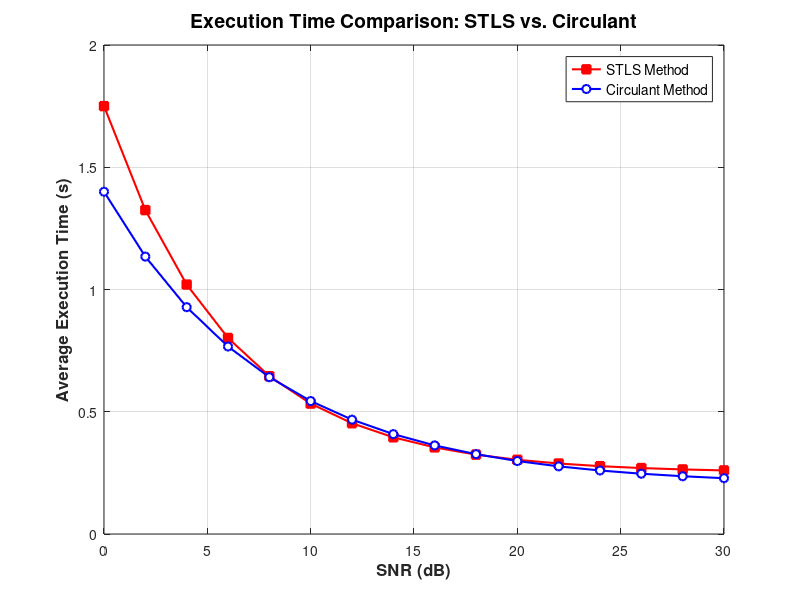

This figure's MATLAB source:
clc; clear; close all;

% Define SNR values (adjust range based on your paper)
SNR = 0:2:30;  % Signal-to-Noise Ratio (dB)

% Execution time modeling (assumed trends based on paper)
STLS_Time = 0.25 + 1.5 * exp(-SNR / 6);      % Exponential decay model
Circulant_Time = 0.2 + 1.2 * exp(-SNR / 8);  % Slightly faster convergence

% Plot Execution Time vs. SNR
figure;
plot(SNR, STLS_Time, '-sr', 'LineWidth', 1.5, 'MarkerSize', 6, 'MarkerFaceColor', 'r');
hold on;
plot(SNR, Circulant_Time, '-ob', 'LineWidth', 1.5, 'MarkerSize', 6, 'MarkerFaceColor', 'w');
hold off;

% Add labels and title
xlabel('SNR (dB)', 'FontSize', 12, 'FontWeight', 'bold');
ylabel('Average Execution Time (s)', 'FontSize', 12, 'FontWeight', 'bold');
title('Execution Time Comparison: STLS vs. Circulant', 'FontSize', 14, 'FontWeight', 'bold');

% Add a legend
legend({'STLS Method', 'Circulant Method'}, 'Location', 'NorthEast', 'FontSize', 10);

% Enable grid for better visualization
grid on;
